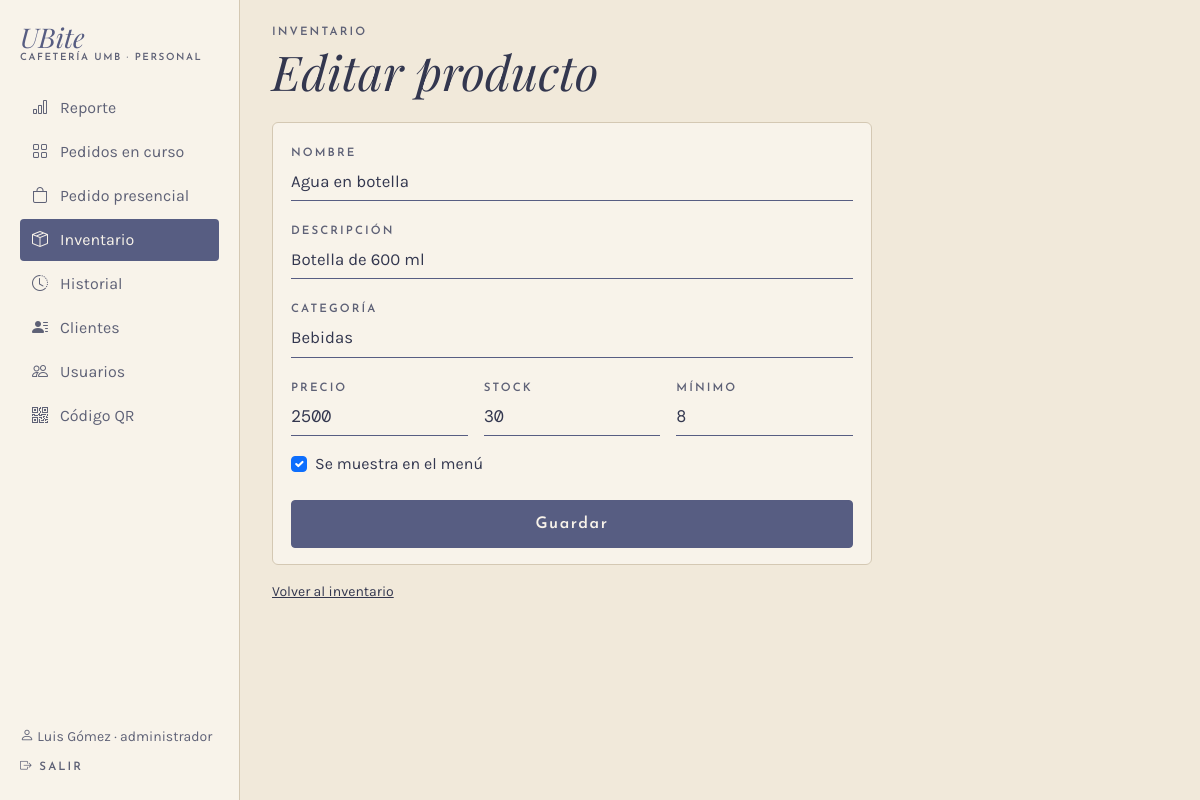
Page /inventario/producto/1 (signed in) on the earlier database version.
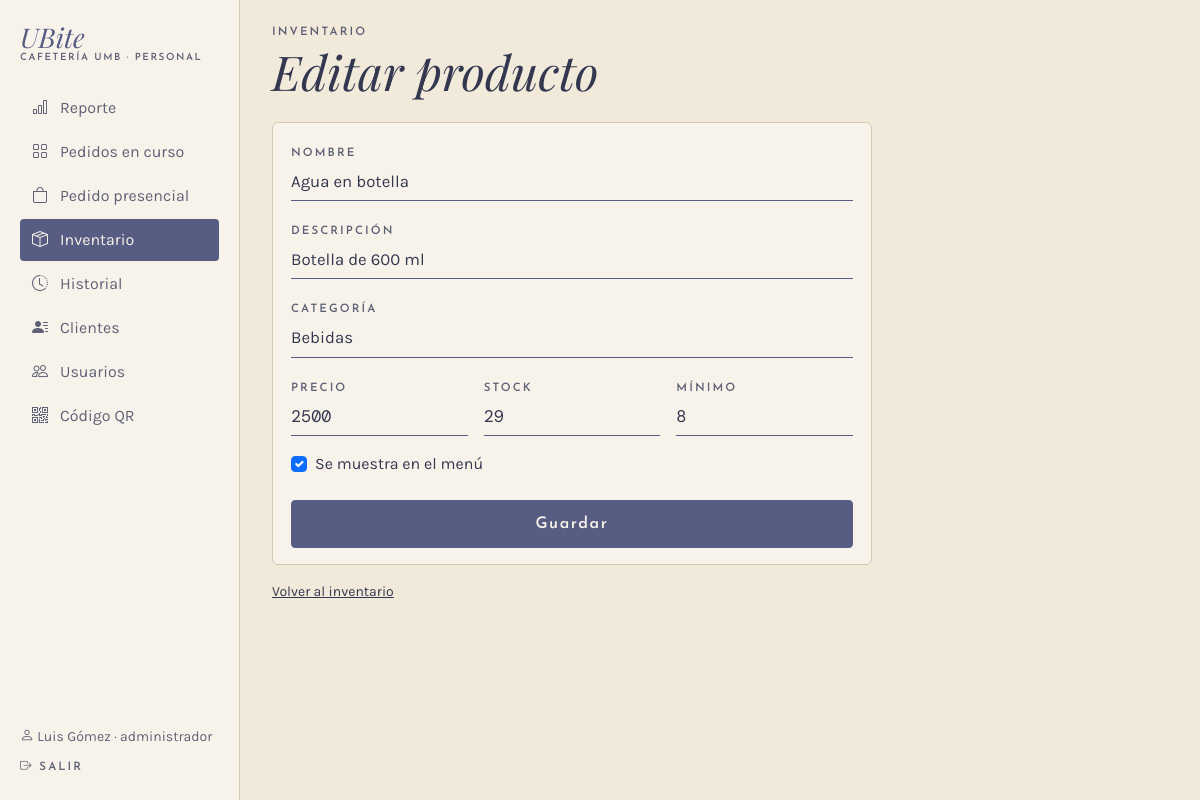
Same page on the later database version.
### app/models.py (models this page shows, shortened)
class Producto(db.Model):
    __tablename__ = "producto"
    __table_args__ = (
        db.CheckConstraint("precio > 0", name="ck_producto_precio"),
        db.CheckConstraint("stock_actual >= 0", name="ck_producto_stock"),
        db.CheckConstraint("stock_minimo >= 0", name="ck_producto_minimo"),
    )
    id_producto = db.Column(db.Integer, primary_key=True, autoincrement=True)
    nombre = db.Column(db.Text, nullable=False)
    descripcion = db.Column(db.Text)
    precio = db.Column(db.Float, nullable=False)
    stock_actual = db.Column(db.Integer, nullable=False, default=0)
    stock_minimo = db.Column(db.Integer, nullable=False, default=0)
    activo = db.Column(db.Boolean, nullable=False, default=True)
    id_categoria = db.Column(db.Integer, db.ForeignKey("categoria.id_categoria"), nullable=False)
    categoria = db.relationship("Categoria", back_populates="productos")

### app/routes/inventario.py (the view, shortened to what this page needs)
@bp.route("/producto/nuevo", methods=["GET", "POST"])
@bp.route("/producto/<int:id_producto>", methods=["GET", "POST"])
@rol_requerido("administrador")
def producto(id_producto=None):
    p = db.session.get(Producto, id_producto) if id_producto else None
    if id_producto and p is None:
        return redirect(url_for("inventario.lista"))
    datos = request.form if request.method == "POST" else None
    return render_template("inventario/producto.html", p=p, datos=datos,
                           categorias=Categoria.query.order_by(Categoria.nombre).all(),
                           es_admin=current_user.rol == "administrador")

### app/__init__.py (called while the page is built)
@login_manager.user_loader
def cargar_usuario(id_usuario):
    from .models import Usuario
    return db.session.get(Usuario, int(id_usuario))

### app/database.py (called while the page is built)
@event.listens_for(Engine, "begin")
def _iniciar(conexion):
    conexion.exec_driver_sql("BEGIN IMMEDIATE" if _escritura.get() else "BEGIN")

### app/models.py (called while the page is built)
    @property
    def is_active(self):
        return bool(self.activo)

### app/routes/__init__.py (called while the page is built)
def rol_requerido(*roles):
    def decorador(vista):
        @wraps(vista)
        @login_required
        def envoltura(*args, **kwargs):
            if current_user.rol not in roles:
                abort(403)
            return vista(*args, **kwargs)
        return envoltura
    return decorador

def datos_menu():
    if not current_user.is_authenticated:
        return {}
    from flask import request
    admin = current_user.rol == "administrador"
    seccion = request.endpoint
    if seccion in ("inventario.entrada", "inventario.producto"):
        seccion = "inventario.lista"
    return {"es_admin": admin, "seccion": seccion,
            "menu_personal": MENU_ADMIN if admin else MENU_CAJERO,
            "menu_inferior": INFERIOR_ADMIN if admin else INFERIOR_CAJERO}

### app/templates/inventario/producto.html (shortened to what this page needs)
{% extends "caja/_base.html" %}
{% set titulo_barra = "Editar producto" if p else "Nuevo producto" %}
{% set atras = url_for('inventario.lista') %}
{% set d = datos or {} %}
{% macro valor(campo, defecto="") %}{{ d.get(campo) if datos else (p[campo] if p and p[campo] is not none else defecto) }}{% endmacro %}
{% block panel %}
<div class="columna-movil mx-lg-0">
  <p class="etiqueta mb-1">Inventario</p>
  <h1 class="titulo display-5 mb-4 d-none d-lg-block">{{ titulo_barra }}</h1>
  <form method="post" class="tarjeta">
    <label class="etiqueta" for="nombre">Nombre</label>
    <input class="form-control linea-campo mb-3" id="nombre" name="nombre" maxlength="60" value="{{ valor('nombre') }}" required>
    <label class="etiqueta" for="descripcion">Descripción</label>
    <input class="form-control linea-campo mb-3" id="descripcion" name="descripcion" maxlength="80" value="{{ valor('descripcion') }}">
    <label class="etiqueta" for="categoria">Categoría</label>
    <input class="form-control linea-campo mb-3" id="categoria" name="categoria" list="categorias" required
           value="{{ d.get('categoria') if datos else (p.categoria.nombre if p else '') }}">
    <div class="row g-3 mb-3">
      <div class="col-4">
        <label class="etiqueta" for="precio">Precio</label>
        <input class="form-control linea-campo mono" id="precio" name="precio" type="number" min="50" step="50" value="{{ valor('precio')|replace('.0', '') }}" required>
      </div>
      <div class="col-4">
        <label class="etiqueta" for="stock_actual">Stock</label>
        <input class="form-control linea-campo mono" id="stock_actual" name="stock_actual" type="number" min="0" value="{{ valor('stock_actual', 0) }}" required>
      </div>
      <div class="col-4">
        <label class="etiqueta" for="stock_minimo">Mínimo</label>
        <input class="form-control linea-campo mono" id="stock_minimo" name="stock_minimo" type="number" min="0" value="{{ valor('stock_minimo', 0) }}" required>
      </div>
    </div>
    <div class="form-check mb-4">
      {% set activo = (d.get('activo') == 'si') if datos else (p.activo if p else true) %}
      <input class="form-check-input" type="checkbox" id="activo" name="activo" value="si" {{ 'checked' if activo }}>
      <label class="form-check-label" for="activo">Se muestra en el menú</label>
    </div>
    <button class="btn btn-ubite w-100" type="submit">Guardar</button>
  </form>
  <a class="small d-inline-block mt-3" href="{{ url_for('inventario.lista') }}">Volver al inventario</a>
</div>
{% endblock %}

Differences in the rows shown:
changed Producto "Agua en botella": stock_actual "30" → "29"
